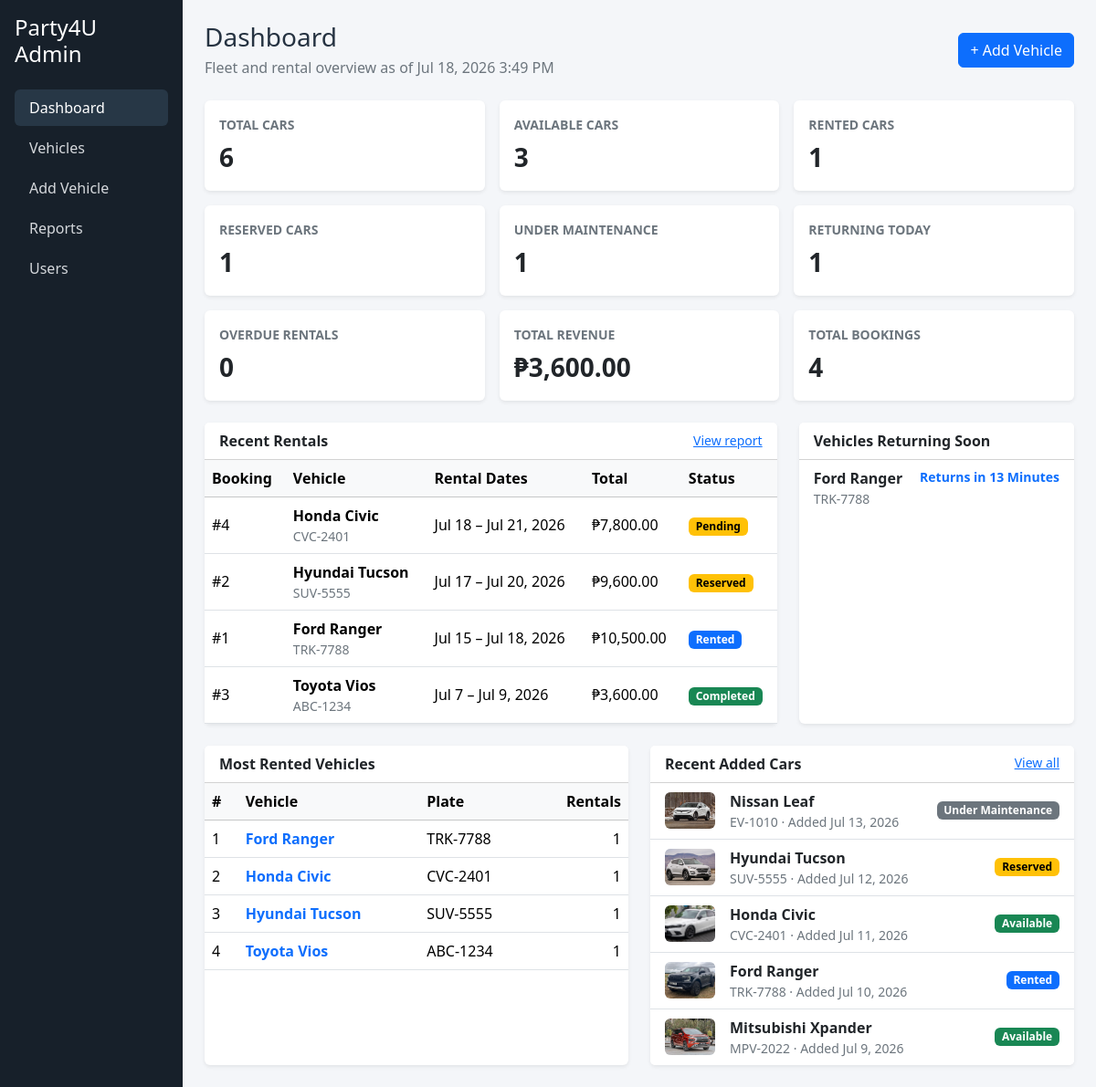
/admin/jeiven_dashboard.php, run on the app's committed database.
### tables this page shows
CREATE TABLE IF NOT EXISTS bookings (
    id INT UNSIGNED NOT NULL AUTO_INCREMENT,
    user_id INT UNSIGNED DEFAULT NULL,
    vehicle_id INT UNSIGNED NOT NULL,
    start_date DATETIME NOT NULL,
    end_date DATETIME NOT NULL,
    rental_days INT UNSIGNED NOT NULL DEFAULT 1,
    daily_rate DECIMAL(10, 2) NOT NULL,
    total_amount DECIMAL(10, 2) NOT NULL,
    status ENUM(
        'Pending',
        'Reserved',
        'Rented',
        'Completed',
        'Cancelled'
    ) NOT NULL DEFAULT 'Pending',
    created_at DATETIME NOT NULL DEFAULT CURRENT_TIMESTAMP,
    updated_at DATETIME NOT NULL DEFAULT CURRENT_TIMESTAMP
        ON UPDATE CURRENT_TIMESTAMP,
    PRIMARY KEY (id),
    KEY idx_bookings_user_id (user_id),
    KEY idx_bookings_vehicle_id (vehicle_id),
    KEY idx_bookings_status (status),
    KEY idx_bookings_created_at (created_at),
    KEY idx_bookings_end_date (end_date),
    CONSTRAINT fk_bookings_user
        FOREIGN KEY (user_id)
        REFERENCES users (user_id)
        ON DELETE SET NULL
        ON UPDATE CASCADE,
    CONSTRAINT fk_bookings_vehicle
        FOREIGN KEY (vehicle_id)
        REFERENCES vehicles (id)
        ON DELETE RESTRICT
        ON UPDATE CASCADE
);

CREATE TABLE IF NOT EXISTS vehicles (
    id INT UNSIGNED NOT NULL AUTO_INCREMENT,
    brand VARCHAR(80) NOT NULL,
    model VARCHAR(80) NOT NULL,
    year SMALLINT UNSIGNED NOT NULL,
    category ENUM(
        'Sedan',
        'SUV',
        'Hatchback',
        'Pickup',
        'Van',
        'Coupe',
        'Convertible'
    ) NOT NULL,
    transmission ENUM('Automatic', 'Manual') NOT NULL,
    fuel_type ENUM('Gasoline', 'Diesel', 'Hybrid', 'Electric') NOT NULL,
    seating_capacity TINYINT UNSIGNED NOT NULL,
    plate_number VARCHAR(30) NOT NULL,
    color VARCHAR(50) NOT NULL,
    daily_rate DECIMAL(10, 2) NOT NULL,
    description TEXT DEFAULT NULL,
    image_path VARCHAR(500) DEFAULT NULL,
    availability_status ENUM(
        'Available',
        'Reserved',
        'Rented',
        'Under Maintenance'
    ) NOT NULL DEFAULT 'Available',
    created_at DATETIME NOT NULL DEFAULT CURRENT_TIMESTAMP,
    updated_at DATETIME NOT NULL DEFAULT CURRENT_TIMESTAMP
        ON UPDATE CURRENT_TIMESTAMP,
    PRIMARY KEY (id),
    UNIQUE KEY uq_vehicles_plate_number (plate_number),
    KEY idx_vehicles_status (availability_status),
    KEY idx_vehicles_category (category),
    KEY idx_vehicles_created_at (created_at)
);

### admin/jeiven_dashboard.php (the view, shortened to what this page needs)
<?php
require_once __DIR__ . '/../includes/leanne_db.php';
$db = isset($conn) && $conn instanceof mysqli ? $conn : (isset($mysqli) && $mysqli instanceof mysqli ? $mysqli : null);
function e(?string $value): string { return htmlspecialchars($value ?? '', ENT_QUOTES, 'UTF-8'); }
function fetchRows(mysqli $db, string $sql): array { $stmt=$db->prepare($sql); if(!$stmt)return[]; if(!$stmt->execute()){$stmt->close();return[];} $result=$stmt->get_result();$rows=$result?$result->fetch_all(MYSQLI_ASSOC):[]; $stmt->close(); return $rows; }
function fetchValue(mysqli $db, string $sql): float { $stmt=$db->prepare($sql); $result=$stmt->get_result();$row=$result?$result->fetch_row():[]; return (float)($row[0]??0); }
function badgeClass(string $status): string { return match($status){'Available','Completed'=>'success','Reserved','Pending'=>'warning','Rented'=>'primary','Under Maintenance'=>'secondary','Cancelled','Overdue'=>'danger',default=>'dark'}; }
function dueLabel(string $endDate): array
{
    try { $now=new DateTimeImmutable('now'); $end=new DateTimeImmutable($endDate); }
    catch(Exception $e){ return ['label'=>'Unknown','overdue'=>false]; }
    $overdue=$end<$now; $seconds=abs($end->getTimestamp()-$now->getTimestamp());
    $days=intdiv($seconds,86400); $hours=intdiv($seconds%86400,3600); $minutes=max(1,intdiv($seconds%3600,60)); $parts=[];
    if(!$parts||(!$days&&count($parts)<2))$parts[]=$minutes.' '.($minutes===1?'Minute':'Minutes');
    return ['label'=>($overdue?'Overdue by ':'Returns in ').implode(' ',array_slice($parts,0,2)),'overdue'=>$overdue];
}
$stats=['total_cars'=>0,'available'=>0,'rented'=>0,'reserved'=>0,'maintenance'=>0,'returning_today'=>0,'overdue'=>0,'revenue'=>0,'bookings'=>0];
$recentRentals=$returningSoon=$mostRented=$recentCars=[];
if($db!==null){
    $stats['total_cars']=(int)fetchValue($db,'SELECT COUNT(*) FROM vehicles');
    $stats['available']=(int)fetchValue($db,"SELECT COUNT(*) FROM vehicles WHERE availability_status='Available'");
    $stats['rented']=(int)fetchValue($db,"SELECT COUNT(*) FROM vehicles WHERE availability_status='Rented'");
    $stats['reserved']=(int)fetchValue($db,"SELECT COUNT(*) FROM vehicles WHERE availability_status='Reserved'");
    $stats['maintenance']=(int)fetchValue($db,"SELECT COUNT(*) FROM vehicles WHERE availability_status='Under Maintenance'");
    $stats['returning_today']=(int)fetchValue($db,"SELECT COUNT(*) FROM bookings WHERE status='Rented' AND end_date>=CURDATE() AND end_date<DATE_ADD(CURDATE(),INTERVAL 1 DAY)");
    $stats['overdue']=(int)fetchValue($db,"SELECT COUNT(*) FROM bookings WHERE status='Rented' AND end_date<NOW()");
    $stats['revenue']=fetchValue($db,"SELECT COALESCE(SUM(total_amount),0) FROM bookings WHERE status='Completed'");
    $stats['bookings']=(int)fetchValue($db,'SELECT COUNT(*) FROM bookings');
    $recentRentals=fetchRows($db,"SELECT b.id,b.start_date,b.end_date,b.total_amount,b.status,b.created_at,v.brand,v.model,v.plate_number FROM bookings b JOIN vehicles v ON v.id=b.vehicle_id ORDER BY b.created_at DESC,b.id DESC LIMIT 6");
    $returningSoon=fetchRows($db,"SELECT b.id,b.end_date,v.id AS vehicle_id,v.brand,v.model,v.plate_number FROM bookings b JOIN vehicles v ON v.id=b.vehicle_id WHERE b.status='Rented' AND b.end_date<=DATE_ADD(NOW(),INTERVAL 3 DAY) ORDER BY b.end_date ASC LIMIT 6");
    $mostRented=fetchRows($db,"SELECT v.id,v.brand,v.model,v.plate_number,COUNT(b.id) AS rental_count FROM vehicles v JOIN bookings b ON b.vehicle_id=v.id AND b.status<>'Cancelled' GROUP BY v.id,v.brand,v.model,v.plate_number ORDER BY rental_count DESC,v.brand,v.model LIMIT 5");
    $recentCars=fetchRows($db,'SELECT id,brand,model,plate_number,availability_status,created_at,image_path FROM vehicles ORDER BY created_at DESC,id DESC LIMIT 5');
}
$cards=[
 ['Total Cars',$stats['total_cars'],'primary'],['Available Cars',$stats['available'],'success'],['Rented Cars',$stats['rented'],'info'],
 ['Reserved Cars',$stats['reserved'],'warning'],['Under Maintenance',$stats['maintenance'],'secondary'],['Returning Today',$stats['returning_today'],'primary'],
 ['Overdue Rentals',$stats['overdue'],'danger'],['Total Revenue','₱'.number_format($stats['revenue'],2),'success'],['Total Bookings',$stats['bookings'],'dark']
];
?>
<!doctype html><html lang="en"><head><link href="https://cdn.jsdelivr.net/npm/bootstrap@5.3.3/dist/css/bootstrap.min.css" rel="stylesheet"><link href="../assets/css/style.css" rel="stylesheet">
</head><body><div class="container-fluid"><div class="row">
<aside class="col-md-3 col-lg-2 p-3 sidebar"><h4 class="text-white mb-4">Party4U Admin</h4><nav class="nav flex-column gap-1"><a class="nav-link rounded active" href="jeiven_dashboard.php">Dashboard</a><a class="nav-link rounded" href="jeiven_cars.php">Vehicles</a><a class="nav-link rounded" href="jeiven_add_car.php">Add Vehicle</a><a class="nav-link rounded" href="jeiven_reports.php">Reports</a><a class="nav-link rounded" href="yana_users.php">Users</a></nav></aside>
<main class="col-md-9 col-lg-10 px-md-4 py-4"><div class="d-flex flex-wrap justify-content-between align-items-center gap-2 mb-4"><div><h1 class="h3 mb-1">Dashboard</h1><p class="text-secondary mb-0">Fleet and rental overview as of <?= e(date('M j, Y g:i A')) ?></p></div><a class="btn btn-primary" href="jeiven_add_car.php">+ Add Vehicle</a></div>
<div class="row g-3 mb-4"><?php foreach($cards as [$label,$value,$color]):?><div class="col-sm-6 col-xl-4"><div class="card border-0 shadow-sm h-100 metric border-<?=e($color)?>"><div class="card-body"><div class="text-secondary small text-uppercase fw-semibold"><?=e($label)?></div><div class="fs-3 fw-bold mt-1"><?=is_int($value)?number_format($value):e((string)$value)?></div></div></div></div><?php endforeach;?></div>
<div class="row g-4 mb-4"><div class="col-xl-8"><div class="card border-0 shadow-sm h-100"><div class="card-header bg-white d-flex justify-content-between align-items-center"><strong>Recent Rentals</strong><a href="jeiven_reports.php?report=bookings" class="small">View report</a></div><div class="table-responsive"><table class="table table-hover align-middle mb-0"><thead class="table-light"><tr><th>Booking</th><th>Vehicle</th><th>Rental Dates</th><th>Total</th><th>Status</th></tr></thead><tbody><?php if(!$recentRentals):?><tr><td colspan="5" class="text-center text-secondary py-4">No rental records yet.</td></tr><?php endif;?><?php foreach($recentRentals as $row):?><tr><td>#<?= (int)$row['id']?></td><td><strong><?=e($row['brand'].' '.$row['model'])?></strong><div class="small text-secondary"><?=e($row['plate_number'])?></div></td><td><?=e(date('M j',strtotime($row['start_date'])))?> – <?=e(date('M j, Y',strtotime($row['end_date'])))?></td><td>₱<?=number_format((float)$row['total_amount'],2)?></td><td><span class="badge text-bg-<?=badgeClass((string)$row['status'])?>"><?=e($row['status'])?></span></td></tr><?php endforeach;?></tbody></table></div></div></div>
<div class="col-xl-4"><div class="card border-0 shadow-sm h-100"><div class="card-header bg-white"><strong>Vehicles Returning Soon</strong></div><div class="list-group list-group-flush"><?php if(!$returningSoon):?><div class="text-center text-secondary p-4">No vehicles due soon.</div><?php endif;?><?php foreach($returningSoon as $row):$due=dueLabel((string)$row['end_date']);?><a href="jeiven_edit_car.php?id=<?=(int)$row['vehicle_id']?>" class="list-group-item list-group-item-action d-flex justify-content-between gap-2"><div><strong><?=e($row['brand'].' '.$row['model'])?></strong><div class="small text-secondary"><?=e($row['plate_number'])?></div></div><small class="text-end fw-semibold <?=$due['overdue']?'text-danger':'text-primary'?>"><?=e($due['label'])?></small></a><?php endforeach;?></div></div></div></div>
<div class="row g-4"><div class="col-xl-6"><div class="card border-0 shadow-sm h-100"><div class="card-header bg-white"><strong>Most Rented Vehicles</strong></div><div class="table-responsive"><table class="table align-middle mb-0"><thead class="table-light"><tr><th>#</th><th>Vehicle</th><th>Plate</th><th class="text-end">Rentals</th></tr></thead><tbody><?php if(!$mostRented):?><tr><td colspan="4" class="text-center text-secondary py-4">No rental data yet.</td></tr><?php endif;?><?php foreach($mostRented as $index=>$row):?><tr><td><?= $index+1?></td><td><a href="jeiven_edit_car.php?id=<?=(int)$row['id']?>" class="text-decoration-none fw-semibold"><?=e($row['brand'].' '.$row['model'])?></a></td><td><?=e($row['plate_number'])?></td><td class="text-end"><?=number_format((int)$row['rental_count'])?></td></tr><?php endforeach;?></tbody></table></div></div></div>
<div class="col-xl-6"><div class="card border-0 shadow-sm h-100"><div class="card-header bg-white d-flex justify-content-between"><strong>Recent Added Cars</strong><a class="small" href="jeiven_cars.php">View all</a></div><div class="list-group list-group-flush"><?php if(!$recentCars):?><div class="text-center text-secondary p-4">No vehicles added yet.</div><?php endif;?><?php foreach($recentCars as $row):?><a href="jeiven_edit_car.php?id=<?=(int)$row['id']?>" class="list-group-item list-group-item-action d-flex align-items-center gap-3"><?php if(!empty($row['image_path'])): $imagePath = str_starts_with((string)$row['image_path'], 'assets/') ? '../' . $row['image_path'] : (string)$row['image_path']; ?><img class="car-thumb rounded" src="<?=e($imagePath)?>" alt=""><?php else:?><div class="car-thumb rounded"></div><?php endif;?><div class="flex-grow-1"><strong><?=e($row['brand'].' '.$row['model'])?></strong><div class="small text-secondary"><?=e($row['plate_number'])?> · Added <?=e(date('M j, Y',strtotime($row['created_at'])))?></div></div><span class="badge text-bg-<?=badgeClass((string)$row['availability_status'])?>"><?=e($row['availability_status'])?></span></a><?php endforeach;?></div></div></div></div>
</main></div></div><script src="https://cdn.jsdelivr.net/npm/bootstrap@5.3.3/dist/js/bootstrap.bundle.min.js"></script></body></html>

### assets/css/style.css (style rules this page uses)
:root { --brand-navy: #17202a; --brand-ink: #263342; --brand-sky: #eef6fb; --brand-green: #1f8a5b; }
body { background: #f4f6f9; color: var(--brand-ink); }
.sidebar { background: var(--brand-navy); min-height: 100vh; }
.sidebar a { color: #d5d8dc; text-decoration: none; }
.sidebar a:hover, .sidebar a.active { background: #273746; color: #fff; }
.metric { border-left: 4px solid var(--bs-primary); }
.car-thumb { width: 55px; height: 40px; object-fit: cover; background: #e9ecef; }
.table td, .table th { white-space: nowrap; }

### data on the page
bookings: id "4", vehicle.model "Honda Civic", vehicle.plate_number "CVC-2401", start_date "Jul 18", end_date "Jul 21, 2026", total_amount "7,800.00", status "Pending"
bookings: id "2", vehicle.model "Hyundai Tucson", vehicle.plate_number "SUV-5555", start_date "Jul 17", end_date "Jul 20, 2026", total_amount "9,600.00", status "Reserved"
bookings: id "1", vehicle.model "Ford Ranger", vehicle.plate_number "TRK-7788", start_date "Jul 15", end_date "Jul 18, 2026", total_amount "10,500.00", status "Rented", end_date "Returns in 13 Minutes"
bookings: id "3", vehicle.model "Toyota Vios", vehicle.plate_number "ABC-1234", start_date "Jul 7", end_date "Jul 9, 2026", total_amount "3,600.00", status "Completed"
vehicles: brand+model "Ford Ranger", plate_number "TRK-7788", rental_count "1", image_path (picture), created_at "Jul 10, 2026", availability_status "Rented"
vehicles: brand+model "Honda Civic", plate_number "CVC-2401", rental_count "1", image_path (picture), created_at "Jul 11, 2026", availability_status "Available"
vehicles: brand+model "Hyundai Tucson", plate_number "SUV-5555", rental_count "1", image_path (picture), created_at "Jul 12, 2026", availability_status "Reserved"
vehicles: brand+model "Toyota Vios", plate_number "ABC-1234", rental_count "1"
vehicles: image_path (picture), brand+model "Nissan Leaf", plate_number "EV-1010", created_at "Jul 13, 2026", availability_status "Under Maintenance"
vehicles: image_path (picture), brand+model "Mitsubishi Xpander", plate_number "MPV-2022", created_at "Jul 9, 2026", availability_status "Available"

### other printed values
$label "TOTAL CARS"
$value "6"
$label "AVAILABLE CARS"
$value "3"
$label "RENTED CARS"
$value "1"
$label "RESERVED CARS"
$label "UNDER MAINTENANCE"
$label "RETURNING TODAY"
$label "OVERDUE RENTALS"
$value "0"
$label "TOTAL REVENUE"
$value "₱3,600.00"
$label "TOTAL BOOKINGS"
$value "4"
